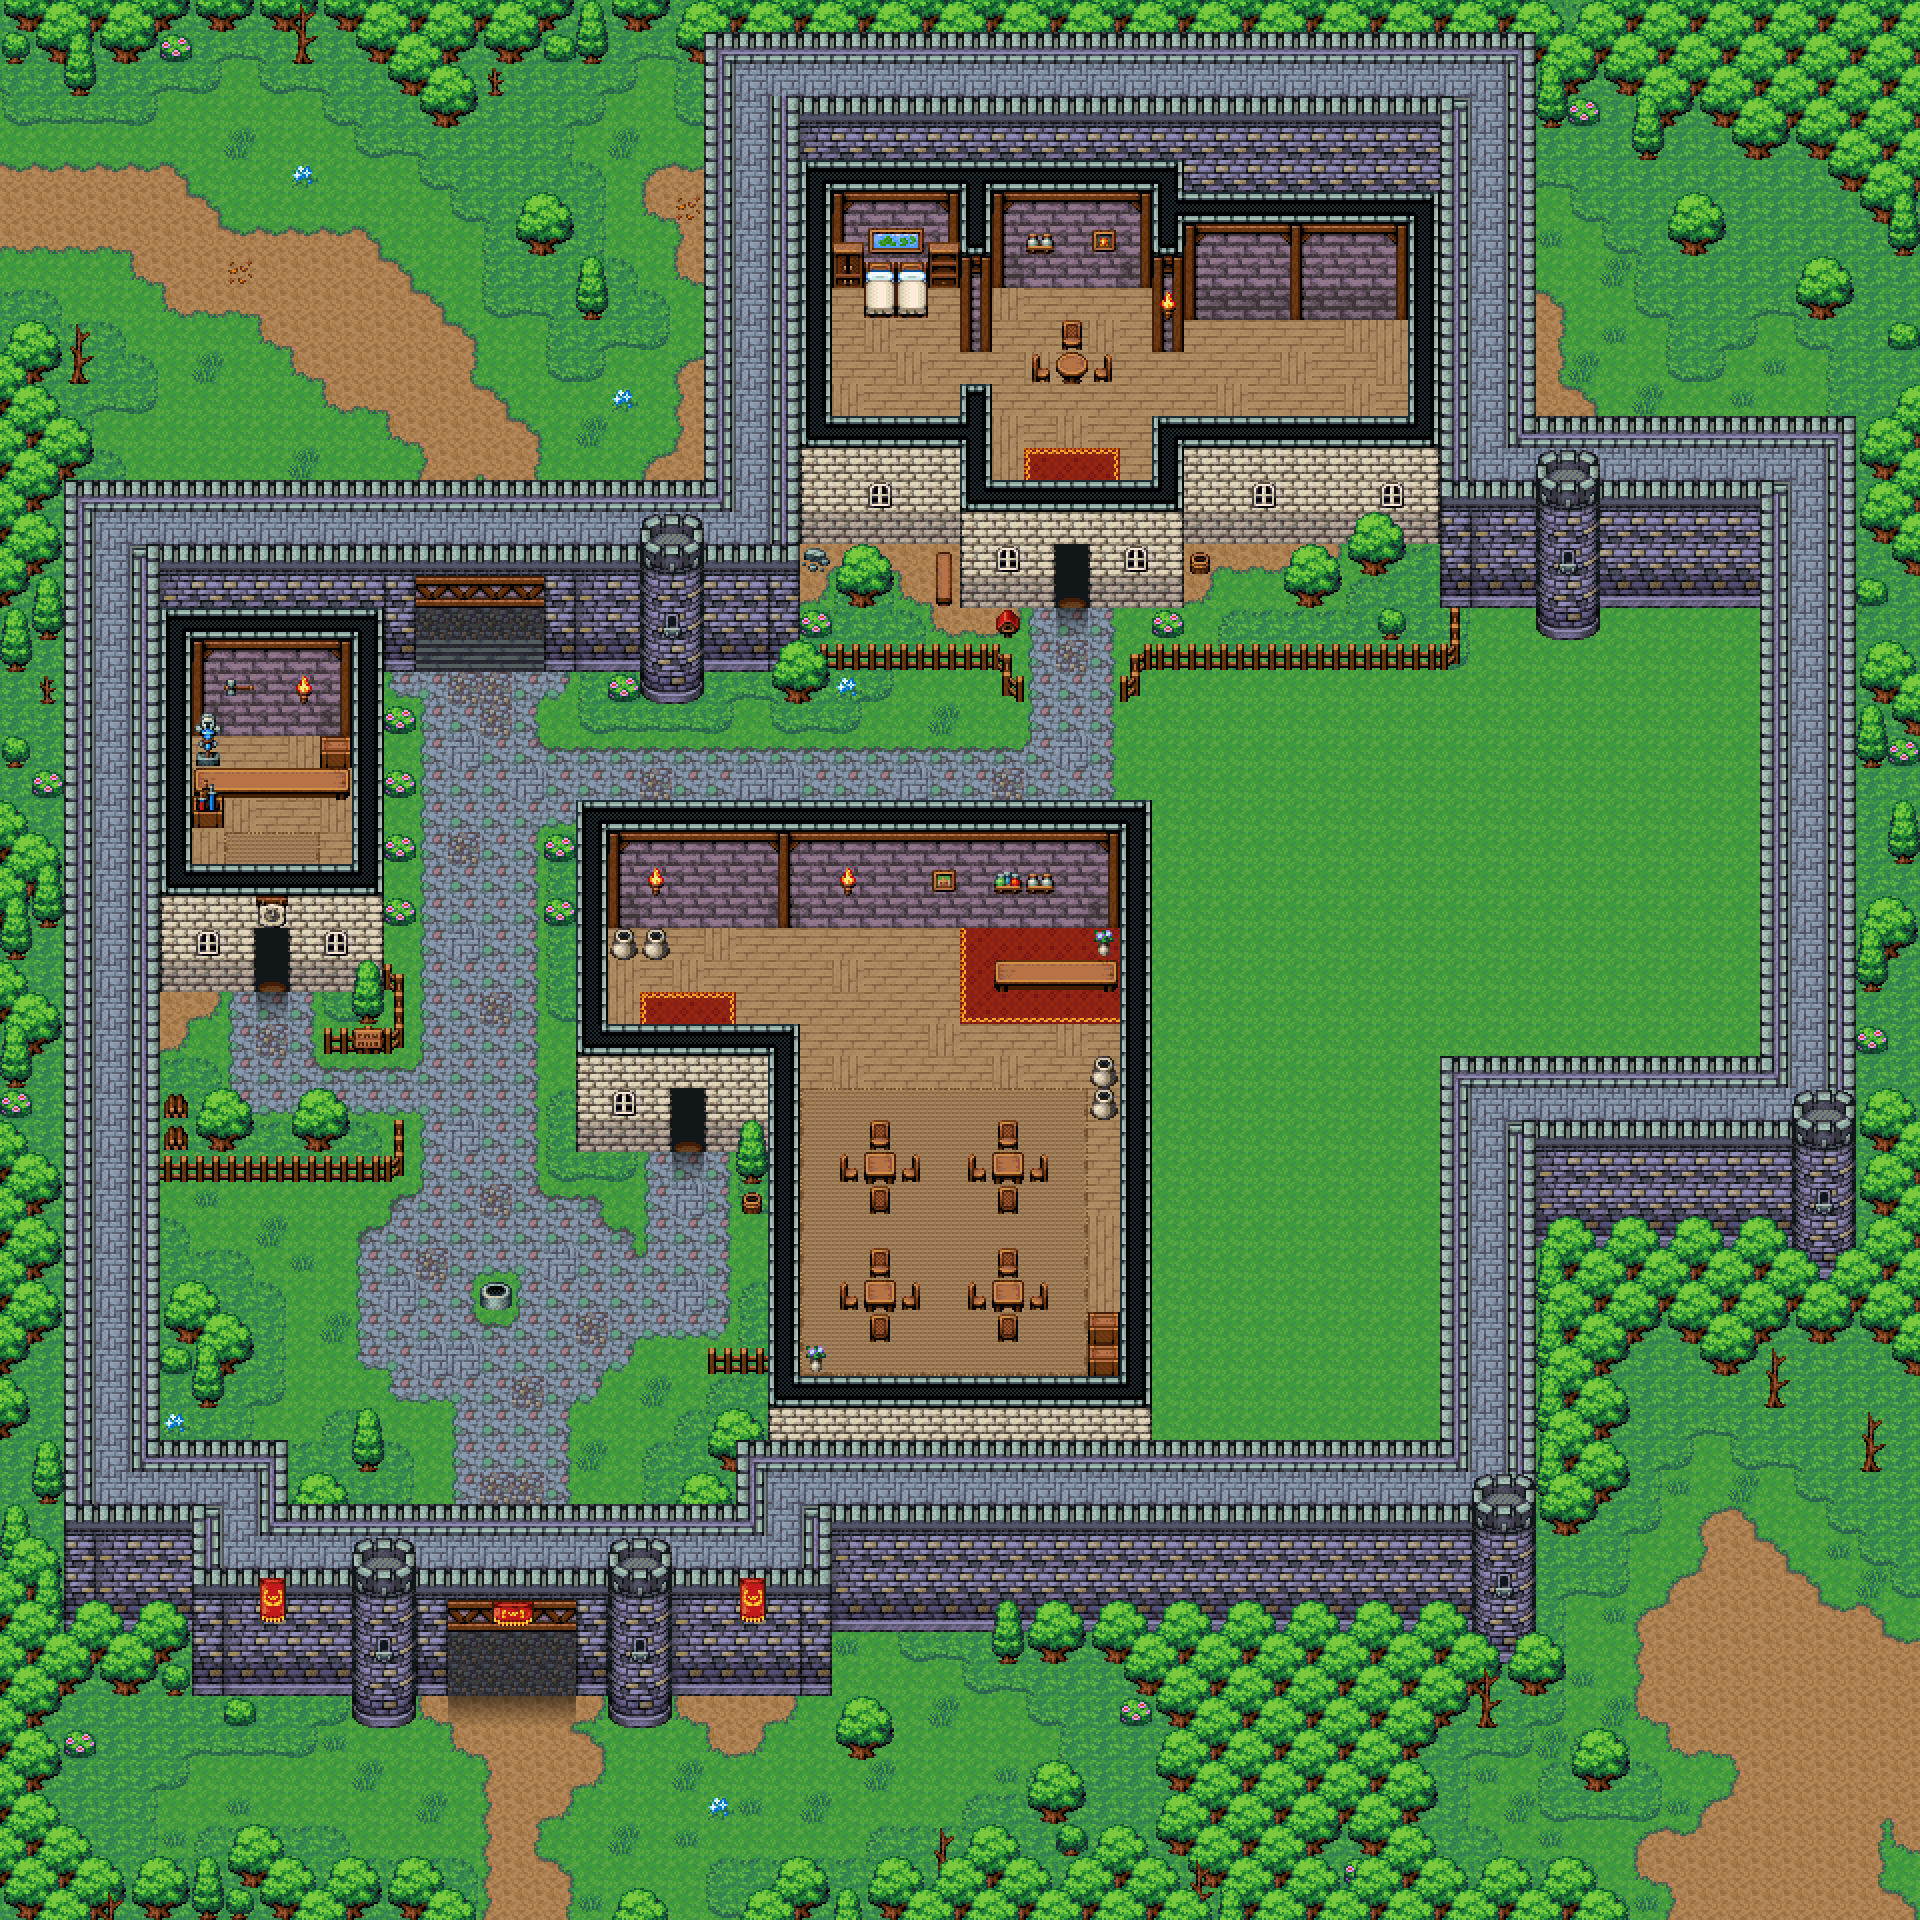

This is a level from a 2D game, rendered from its Tiled map with the project's own tilesets. A one-line summary and the map file follow, with tile-layer data summarised:
An orthogonal 60x60 tile map with 32x32 px tiles, 5 tile layers (Ground, Ground Detail, Decorations, Sky, ...), 1 hidden layer not drawn, 3 tilesets and 4 objects (3x spawn_area, shop).

<map version="1.10" tiledversion="1.11.2" orientation="orthogonal" renderorder="right-down" width="60" height="60" tilewidth="32" tileheight="32" infinite="0" nextlayerid="9" nextobjectid="10">
 <properties>
  <property name="down" value="Default.tmx" />
  <property name="name" value="Village" />
  <property name="pvp_enabled" type="bool" value="false" />
 </properties>
 <tileset firstgid="1" source="Terrain.tsx" />
 <tileset firstgid="513" source="Buildings.tsx" />
 <tileset firstgid="769" source="Meta.tsx" />
 <layer id="1" name="Ground" width="60" height="60">
  <data>[3600 cells, 3600 non-empty, 114 distinct tile ids]</data>
 </layer>
 <layer id="2" name="Ground Detail" width="60" height="60">
  <data>[3600 cells, 797 non-empty, 78 distinct tile ids]</data>
 </layer>
 <layer id="5" name="Decorations" width="60" height="60">
  <data>[3600 cells, 5 non-empty, 5 distinct tile ids]</data>
 </layer>
 <layer id="3" name="Sky" width="60" height="60">
  <properties>
   <property name="draw_over_actors" type="bool" value="true" />
  </properties>
  <data>[3600 cells, 471 non-empty, 12 distinct tile ids]</data>
 </layer>
 <layer id="4" name="Sky Detail" width="60" height="60">
  <properties>
   <property name="draw_over_actors" type="bool" value="true" />
  </properties>
  <data>[3600 cells, 3 non-empty, 3 distinct tile ids]</data>
 </layer>
 <layer id="7" name="Meta" width="60" height="60" visible="0">
  <data>[3600 cells, 2150 non-empty, 2 distinct tile ids]</data>
 </layer>
 <objectgroup id="8" name="Spawn Groups">
  <object id="1" name="NPC Spawn" type="spawn_area" x="64" y="96" width="608" height="352" />
  <object id="4" name="NPC Spawn" type="spawn_area" x="64" y="1696" width="352" height="192" />
  <object id="5" name="NPC Spawn" type="spawn_area" x="640" y="1632" width="544" height="288" />
  <object id="8" name="Weapon Shop" type="shop" x="192" y="736" width="160" height="128" />
 </objectgroup>
</map>
